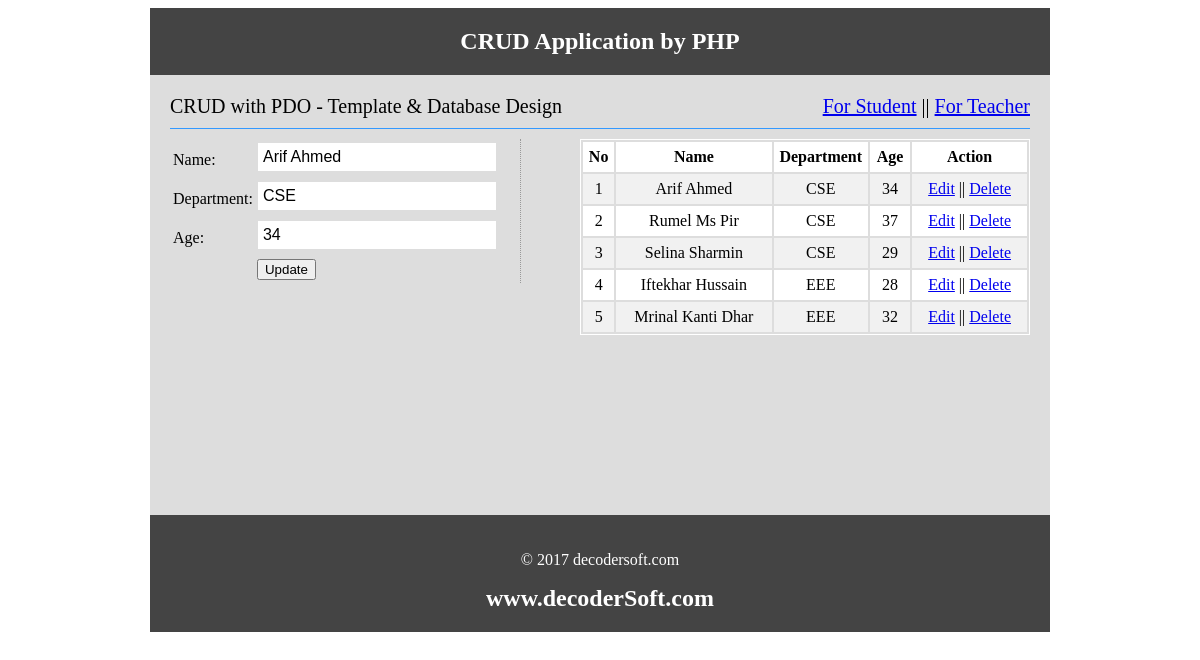
/teacher.php?action=edit&id=1, run on the app's committed database.
### tables this page shows
CREATE TABLE `tbl_teacher` (
  `id` int(11) NOT NULL,
  `name` varchar(100) NOT NULL,
  `dep` varchar(50) NOT NULL,
  `age` int(11) NOT NULL
);

### classes/Main.php (called while the page is built, shortened)
<?php
	include "DB.php";
	abstract class Main
	{
		protected $table;
			public function readAll(){
		        $sql = "SELECT * FROM $this->table";
		        $stmt = DB::prepare($sql);
		        $stmt->execute();
		        return $stmt->fetchALL();
	    	}
	   		 public function readByID($id){
		        $sql = "select * from $this->table where id=?";
		        $stmt = DB::prepare($sql);
		        $stmt->execute(array($id));
		        return $stmt->fetch();
	    	}
	}
?>

### classes/DB.php (called while the page is built, shortened)
<?php
class DB{
    private static $pdo;
    private static $dsn = "mysql:dbname=".DB_NAME."; host=".DB_HOST;
    public static function connection(){
        if(!isset(self::$pdo)){
            try{
                 self::$pdo = new PDO(self::$dsn, DB_USER, DB_PASS);
            } catch (PDOException $ex) {
                echo "Connection Failed.".$ex->getMessage()."<br/>";
            }
        }
        return self::$pdo;
    }
    public static function prepare($sql){
        return self::connection()->prepare($sql);
    }
}
?>

### teacher.php (the view, shortened to what this page needs)
<?php
include("header.php");
?>
<?php
$user = new Teacher();
?>
<?php
    if(isset($_GET['action']) && $_GET['action'] == 'edit')
    {
        $id = (int)$_GET['id'];
        $result = $user->readByID($id);
?>
<section class="mainleft">
    <form action="" method="post">
        <table>
                <td>Name: </td>
                <td><input type="text" name="name" value="<?php echo $result['name'];?>" required="1"/></td>
            <tr>
                <td>Department: </td>
                <td><input type="text" name="dept" value="<?php echo $result['dep'];?>" required="1"/></td>
            </tr>
            <tr>
                <td>Age: </td>
                <td><input type="text" name="age" value="<?php echo $result['age'];?>" required="1"/></td>
            </tr>
            <tr>
                <td></td>
                <td><input type="submit" name="update" value="Update"/></td>
            </tr>
        </table>
    </form>
</section>
<?php } else if (isset($_GET['action']) && $_GET['action'] == 'delete'){
                 $id = (int)$_GET['id'];
                 $user->deleteData($id); ?>
                 <section class="mainleft">
    <form action="" method="post">
        <table>
            <tr>
                <td>Name: </td>
                <td><input type="text" name="name" placeholder="Your Name.." required="1"/></td>
            </tr>
            <tr>
                <td>Department: </td>
                <td><input type="text" name="dept" placeholder="Your Department.." required="1"/></td>
            </tr>
            <tr>
                <td>Age: </td>
                <td><input type="text" name="age" placeholder="Your Age.." required="1"/></td>
            </tr>
            <tr>
                <td></td>
                <td><input type="submit" name="submit" value="Submit"/></td>
            </tr>
        </table>
    </form>
</section>
<?php } ?>
<section class="mainright">
    <table class="tblone">
        <tr>
            <th>No</th>
            <th>Name</th>
            <th>Department</th>
            <th>Age</th>
            <th>Action</th>
        </tr>
    <?php
    $i = 0;
    foreach($user->readAll() as $value){
        $i++;
    ?>
        <tr>
            <td><?php echo $i ?></td>
            <td><?php echo $value['name']?></td>
            <td><?php echo $value['dep']?></td>
            <td><?php echo $value['age']?></td>
            <td>
                <?php
                    echo "<a href='teacher.php?action=edit&id=".$value['id']."'>Edit</a>";
                ?>
                  ||
                <?php echo "<a href='teacher.php?action=delete&id=".$value['id']."' onClick='return confirm(\"Are you sure to delete Data....\")'>Delete</a>"; ?>
            </td>
        </tr>
    <?php } ?>
    </table>
</section>
<?php include("footer.php"); ?>

### header.php (style rules this page uses)
input[type="text"] { width: 238px; padding: 5px; }
.mainleft { border-right: 1px dotted #999; float:left; margin-right: 16px;width: 350px }
.mainright { float: right; width: 450px }
.tblone { width: 100%; border: 1px solid #fff; }
.tblone td { padding: 5px 10px; text-align: center; }
table.tblone tr:nth-child(2n+1) { background: #fff; height: 30px; }
table.tblone tr:nth-child(2n) { background: #f1f1f1; height: 30px; }
input[type="text"] { border: 1px solid #ddd; margin-bottom: 5px; padding: 5px; width: 228px; font-size: 16px; }
input[type="submit"] { cursor: pointer }

### data on the page
tbl_teacher: name "Arif Ahmed", dept "CSE", age "34", dep "CSE"
tbl_teacher: name "Rumel Ms Pir", dep "CSE", age "37"
tbl_teacher: name "Selina Sharmin", dep "CSE", age "29"
tbl_teacher: name "Iftekhar Hussain", dep "EEE", age "28"
tbl_teacher: name "Mrinal Kanti Dhar", dep "EEE", age "32"
